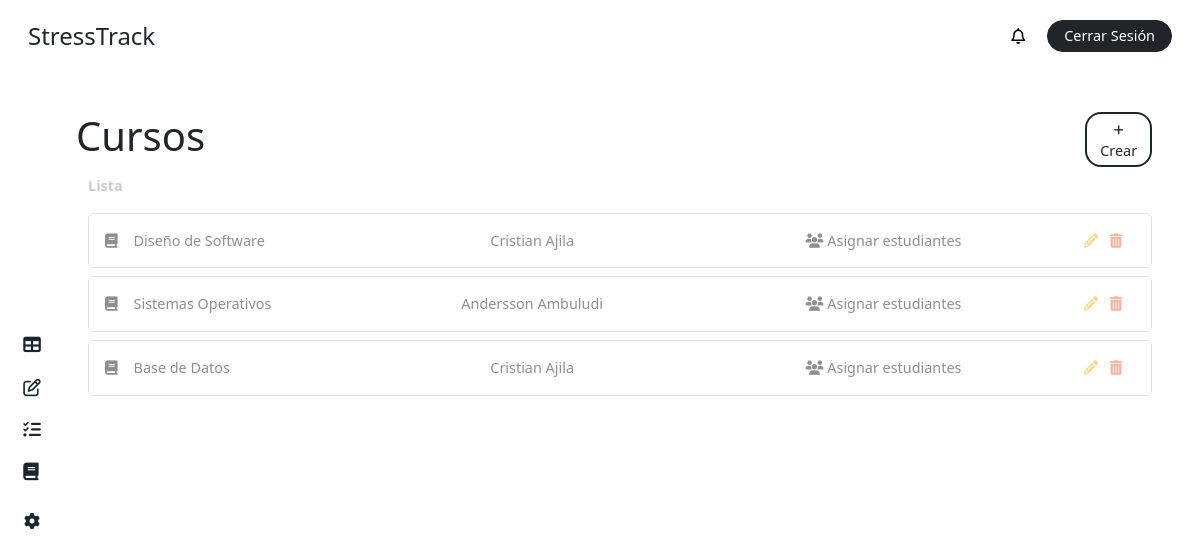
Before: /courses/ (signed in) with the older database file.
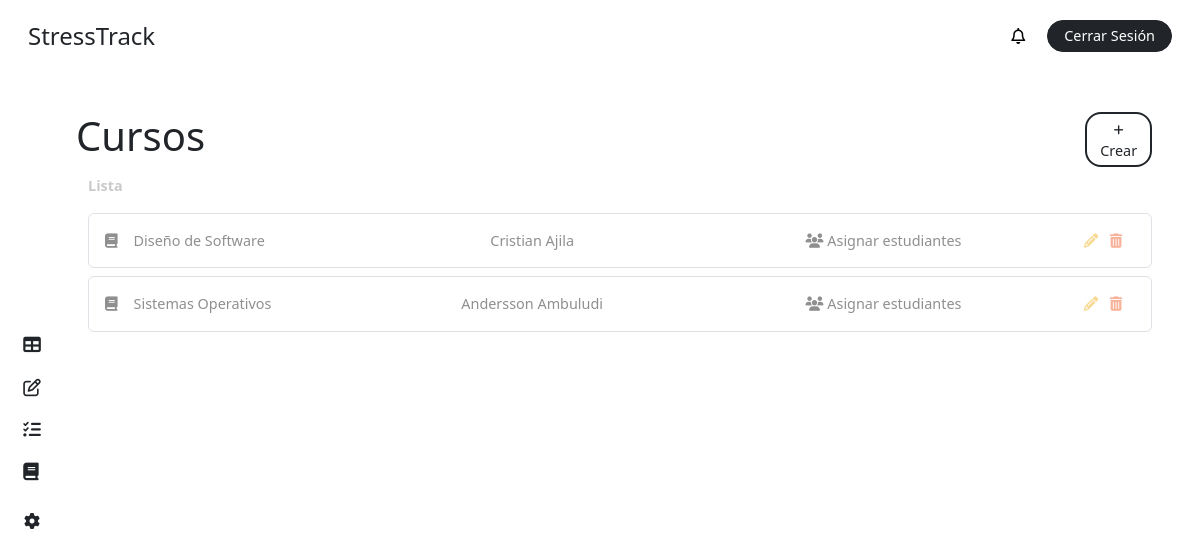
After: the same page with the newer database file.
### stress/models.py (models this page shows, shortened)
class Course(models.Model):
    name = models.CharField(max_length=100)
    teacher = models.ForeignKey('CustomUser', on_delete=models.CASCADE, related_name='teaching_courses', limit_choices_to={'role': 'teacher'})

class CustomUser(AbstractBaseUser, PermissionsMixin):
    ROLE_CHOICES = [
        ('student', 'Alumno'),
        ('teacher', 'Profesor'),
        ('superuser', 'Administrador'),
    ]
    first_name = models.CharField(max_length=50, blank=True)
    last_name = models.CharField(max_length=50, blank=True)
    dni = models.CharField(max_length=10, unique=True, blank=True, null=True)
    email = models.EmailField(unique=True)
    role = models.CharField(max_length=20, choices=ROLE_CHOICES, default='student')
    is_active = models.BooleanField(default=True)
    is_staff = models.BooleanField(default=False)
    stress = models.IntegerField(default=0)
    share_stress_level = models.BooleanField(default=False)
    recommendation = models.ForeignKey(Recommendation, on_delete=models.SET_NULL, null=True, blank=True, related_name='users')
    course = models.ForeignKey(Course, on_delete=models.CASCADE, related_name='students', null=True, blank=True)
    group = models.ForeignKey(Team, on_delete=models.CASCADE, related_name='members', null=True, blank=True)
    objects = CustomUserManager()
    USERNAME_FIELD = 'email'
    REQUIRED_FIELDS = []
    def __str__(self):
        return f"{self.first_name} {self.last_name}"

### stress/views.py (the view)
# urls.py: path('courses/', views.course_admin, name='courses'),
@login_required
def course_admin(request):
    form = CreateCourseForm()
    if request.method == 'POST':
        form = CreateCourseForm(request.POST)
        if form.is_valid():
            course = form.save()
            messages.success(request, 'El curso se ha creado satisfactoriamente')
            return redirect('courses')
    user = request.user
    courses = Course.objects.all()
    context = {
        'role': user.role,
        'courses': courses,
        'form': form,
    }
    return render(request, 'dashboard/course-admin.html', context)

### stress/templates/dashboard/course-admin.html (shortened to what this page needs)
{% extends "base/dashboard_base.html" %}
{% block content %}
{% include "elements/dashboard_sidebar.html" with role=role %}
<main class="main p-4 pt-3 pe-5">
  <div class="my-4">
        <div class="row">
            <div class="col-11 p-0">
                <h1 class="m-0">Cursos</h1>
            </div>
            <div class="col-1 d-flex flex-column justify-content-center">
                <button
                    class="fs-7 text-center rounded-4 bg-white border border-dark border-2 text-dark text-decoration-none py-1 px-2"
                    data-bs-toggle="modal"
                    data-bs-target="#addCourseModal"
                >
                    <i class="fa-solid fa-plus fs-8"></i> Crear
                </button>
            </div>
        </div>
        <label class="text-grisillo fw-bold my-2">
            Lista
        </label>
        {% if courses %}
            {% for course in courses %}
                <div class="p-3 rounded-2 text-gris border border-1 my-2">
                    <div class="row">
                        <div class="col-3">
                            <i class="fa-solid fa-book me-3"></i>{{ course.name }}
                        </div>
                        <div class="col-4 text-center">
                            {{ course.teacher.first_name }} {{ course.teacher.last_name }}
                        </div>
                        <div class="col-4 text-center">
                            <a href="#" class="mx-1 text-decoration-none text-gris">
                                <i class="fa-solid fa-users"></i>
                                    Asignar estudiantes
                            </a>
                        </div>
                        <div class="col-1 text-center">
                            <a href="" class="mx-1 text-decoration-none text-not-bad" title="Editar">
                                <i class="fa-solid fa-pencil"></i>
                            </a>
                            <a  href="{% url 'delte-course' course.id %}"
                                class="mx-1 text-decoration-none text-dying"
                                title="Eliminar"
                                id="delete-course-{{ course.id }}"
                            >
                                <i class="fa-solid fa-trash-can"></i>
                            </a>
                        </div>
                    </div>
                </div>
            {% endfor %}
        {% else %}
            <div class="bg-inf p-3 rounded-2 text-gris">
                <i class="fas fa-info-circle me-2"></i> No existen cursos por el momento.
            </div>
        {% endif %}
    </div>
</main>
{% endblock %}

Changed rows visible on the page:
removed Course: name "Base de Datos", teacher.first_name "Cristian", teacher.last_name "Ajila"
